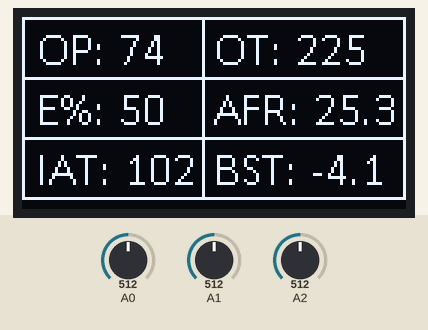
A sketch run on a simulated Arduino Uno, built with avr-gcc and run on an emulated ATmega328P. Parts: 128×64 one-colour display. Inputs (shaded band) come from the test bench; at power-on: A0 = 512, A1 = 512, A2 = 512.

Above: at 2.3 s.
2.4 s: A0 set to 525
At 2.8 s:
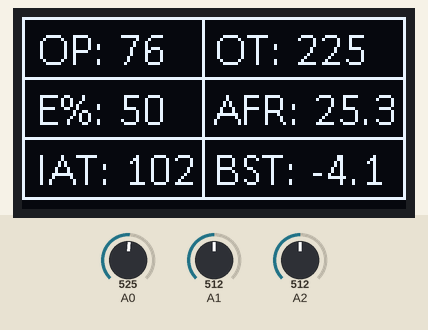
3.9 s: A1 set to 716
At 5.1 s:
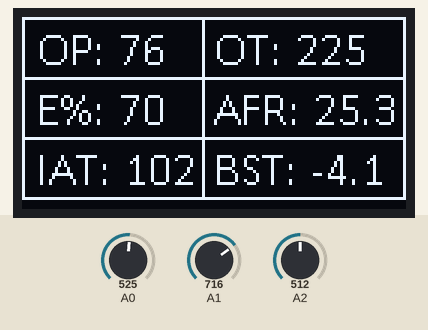
5.4 s: A2 set to 716
At 6.5 s:
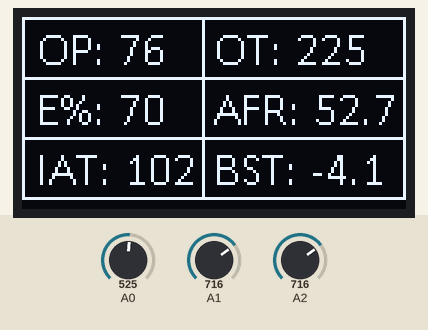
6.9 s: A0 set to 511
At 7.8 s:
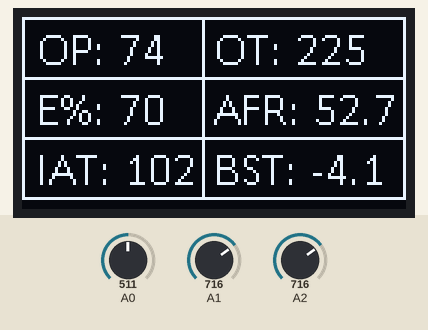
8.4 s: A1 set to 900
At 9.1 s:
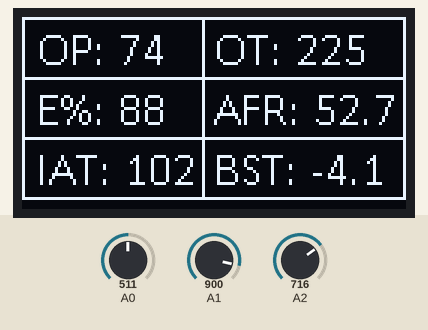
9.9 s: A2 set to 900
At 10.4 s:
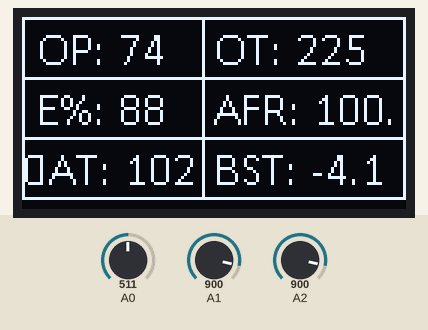
Timing chart, 0 to 12.4 s (numbered marks = the images above; inputs shaded):
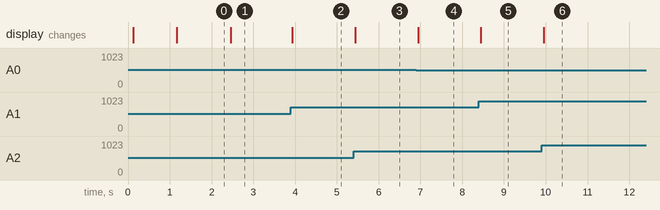

The sketch:

BRZGauges.ino
```cpp
#include <Arduino.h>
#include <string.h>
#include "Adafruit_SH1106.h"
#include "calibri8pt7b.h"

Adafruit_SH1106 display(4);
byte ethanolContent = 0;
float barometricPressure = 0.0;

void setup() {
  Serial.begin(115200);
  delay(100);
  display.begin(SH1106_SWITCHCAPVCC, 0x3C);
  delay(1000);
  display.setTextSize(1);
  display.setTextColor(WHITE);
  display.setFont(&calibri8pt7b);
  //while (!obdInit()); //init connection until it succeeds
}

void loop() {
  display.clearDisplay();
  for(byte sensor = 0; sensor <= 5; sensor++) {
    DisplaySensorReading(sensor);
  }
  display.display();
}

void DisplaySensorReading(byte sensor) {
  byte x, y, precision;
  float displayValue;
  char label[6];

  switch(sensor) {
    case 0: //oilPressure
    { //analog input 0
      x = 5;
      y = 15;
      precision = 0;
      strcpy(label, "OP: ");

      double oilPressureVoltage = readAnalogInput(sensor, true);
      displayValue = round(-3.13608 * (oilPressureVoltage * oilPressureVoltage) + 51.4897 * oilPressureVoltage - 35.1307);
      break;
    }
    case 1: //ethanolContent
    { //analog input 1
      x = 5;
      y = 35;
      precision = 0;
      strcpy(label, "E%: ");

      float ethanolContentVoltage = readAnalogInput(sensor, true);
      displayValue = round(ethanolContentVoltage * 20);
      ethanolContent = displayValue; //afr calculation needs this so store it in a global
      break;
    }
    case 2: //afr
    { //analog input 2
      x = 64;
      y = 35;
      precision = 1;
      strcpy(label, "AFR: ");

      float afrVoltage = readAnalogInput(sensor, true);
      float afrLambda = 0.109364 * (afrVoltage * afrVoltage * afrVoltage) - 0.234466 * (afrVoltage * afrVoltage) + 0.306031 * afrVoltage + 0.71444;
      displayValue = ((ethanolContent / 100) * 9.0078 + (1 - (ethanolContent / 100)) * 14.64) * afrLambda;
      break;
    }
    case 3: //boost
    { //obd - barometric pressure pid 0x33, absolute manifold pressure pid 0x0b
      x = 64;
      y = 55;
      precision = 1;
      strcpy(label, "BST: ");

      if(barometricPressure <= 0) { //only read barometric pressure pid if its value hasn't already been set. pid: 0x33
        barometricPressure = 14;
      }
      int manifoldAbsolutePressure; //pid 0x0b
      int boostkpa = manifoldAbsolutePressure - barometricPressure;
      float boostMultiplier = 0.14503773800722; //default to psi multiplier
      if(boostkpa <= 0) {
        boostMultiplier = 0.29529983071445; //set to inHG multiplier if boost <= 0
      }
      displayValue = boostkpa * boostMultiplier;
      break;
    }
    case 4: //oilTemp
    { //obd - pid 2101
      x = 64;
      y = 15;
      precision = 0;
      strcpy(label, "OT: ");

      displayValue = 225;
      break;
    }
    case 5: //intakeAirTemp
    { //obd - pid 0x0f
      x = 5;
      y = 55;
      precision = 0;
      strcpy(label, "IAT: ");

      displayValue = 102;
      break;
    }
  }

  display.setCursor(x, y);
  display.print(label);
  display.println(displayValue, precision);
  displayDrawRectangle(x, y);
}

void displayDrawRectangle(byte x, byte y) {
  if(x == 5) { //need to draw rectangle differently depending on which column the reading is in
    display.drawRect(x - 5, y - 15, 61, 21, 1);
  }
  else {
    display.drawRect(x - 4, y - 15, 68, 21, 1);
  }
}

float readAnalogInput(byte sensor, bool useMultiplier) {
  float value = analogRead(sensor);
  if(useMultiplier)
    value *= (5.0 / 1023.0);

  return value;
}
```

Source omitted: calibri8pt7b.h (data table, 9507 bytes)

Measured:
- the behaviour switches between 514 and 515 on A0 (found by bisection; images 0 and 1)
- after the input at 2.4 s, the display: changes after 0.06 s (image 1)
- after the input at 3.9 s, the display: changes at once (image 2)
- after the input at 5.4 s, the display: changes at once (image 3)
- after the input at 6.9 s, the display: changes at once (image 4)
- after the input at 8.4 s, the display: changes after 0.05 s (image 5)
- after the input at 9.9 s, the display: changes after 0.05 s (image 6)
